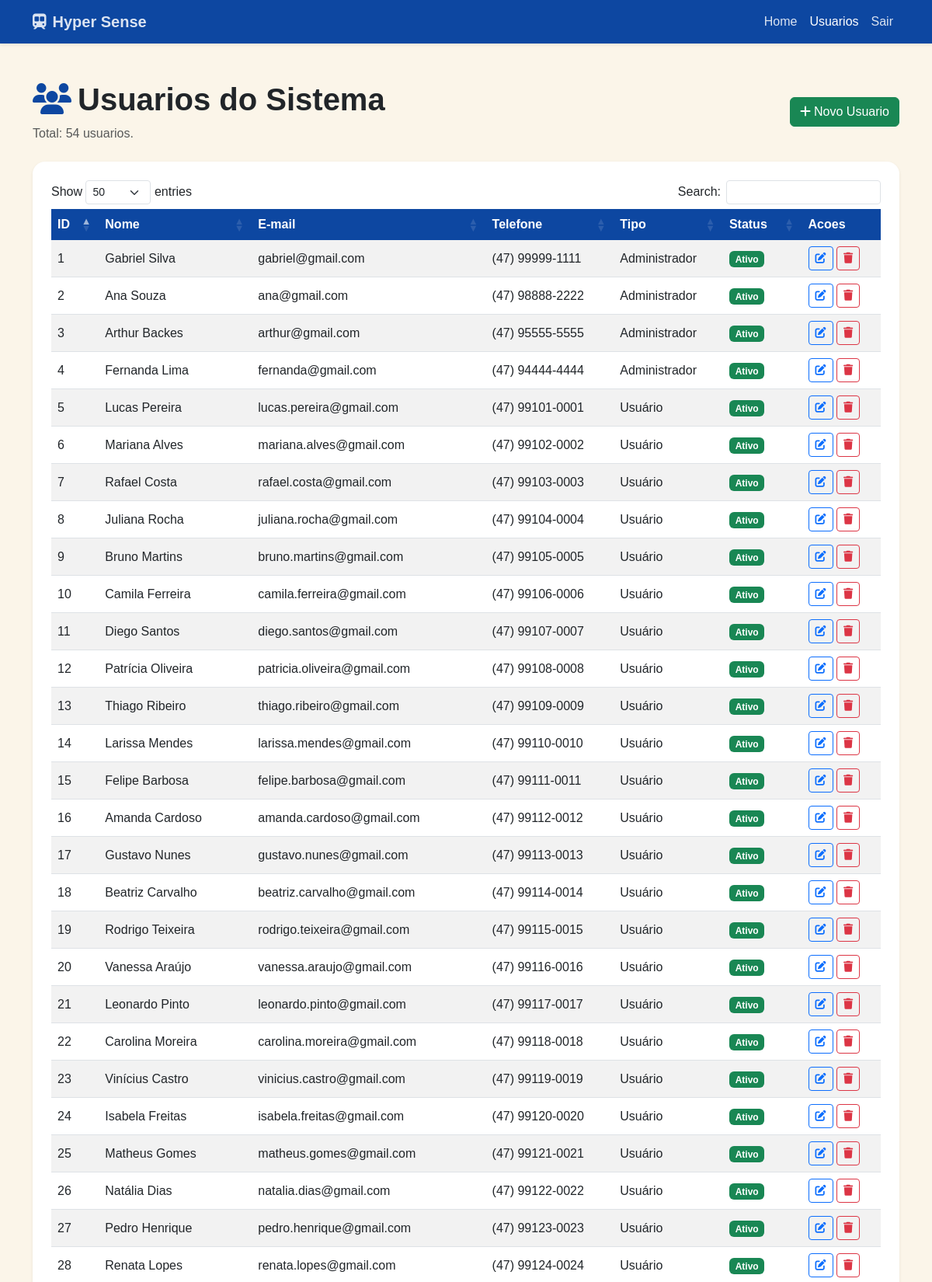
Page /Tela/usuario.php?erro=id_invalido (signed in, upper part) on the committed database.
### tables this page shows
CREATE TABLE IF NOT EXISTS usuarios (
    id INT AUTO_INCREMENT PRIMARY KEY,
    nome VARCHAR(150) NOT NULL,
    email VARCHAR(150) NOT NULL,
    telefone VARCHAR(30) NULL,
    tipo VARCHAR(50) NOT NULL DEFAULT 'Usuario',
    status VARCHAR(20) NOT NULL DEFAULT 'Ativo',
    senha VARCHAR(255) NULL,
    criado_em DATETIME NOT NULL DEFAULT CURRENT_TIMESTAMP,
    ultimo_acesso DATETIME NULL,
    deleted_at DATETIME NULL DEFAULT NULL,
    UNIQUE KEY uk_usuarios_email (email)
);

### Tela/usuario.php (the view, shortened to what this page needs)
<?php
require_once "../infra/conexao.php";
$resultado = $conexao->query("SELECT id, nome, email, telefone, tipo, status FROM usuarios WHERE deleted_at IS NULL ORDER BY id ASC");
$usuarios = [];
if ($resultado) {
    while ($u = $resultado->fetch_assoc()) {
        $usuarios[] = $u;
    }
}
$totalUsuarios = count($usuarios);
$paginaAtual = basename($_SERVER["PHP_SELF"]);
if (!function_exists('isAtiva')) {
    function isAtiva(string $pagina, string $paginaAtual): string
    {
        return $pagina === $paginaAtual ? "active" : "";
    }
}
?>
<!DOCTYPE html>
<html lang="pt-br">
<head>
    <link href="https://cdn.jsdelivr.net/npm/bootstrap@5.3.0/dist/css/bootstrap.min.css" rel="stylesheet">
    <link rel="stylesheet" href="https://cdnjs.cloudflare.com/ajax/libs/font-awesome/6.4.0/css/all.min.css">
    <link rel="stylesheet" href="https://cdn.datatables.net/1.13.4/css/dataTables.bootstrap5.min.css">
    <link rel="stylesheet" href="../Css/style.css">
</head>
<body>
    <nav class="navbar navbar-expand-lg navbar-dark navbar-hyper shadow-sm">
        <div class="container">
            <a class="navbar-brand fw-bold" href="index.php"><i class="fas fa-train-subway me-2"></i>Hyper Sense</a>
            <div class="navbar-nav ms-auto">
                <a class="nav-link <?= isAtiva('index.php', $paginaAtual) ?>" href="index.php">Home</a>
                <a class="nav-link <?= isAtiva('usuario.php', $paginaAtual) ?>" href="usuario.php">Usuarios</a>
                <a class="nav-link" href="logout.php">Sair</a>
            </div>
        </div>
    </nav>
    <div class="container my-5">
        <div class="d-flex justify-content-between align-items-center mb-4">
            <div>
                <h1 class="display-6 fw-semibold"><i class="fas fa-users text-primary me-2"></i>Usuarios do Sistema</h1>
                <p class="text-muted mb-0">Total: <span id="totalUsuariosSpan"><?= $totalUsuarios ?></span> usuarios.</p>
            </div>
            <?php if (($_SESSION['usuario_tipo'] ?? '') === 'Administrador'): ?>
                <a href="Cadastro.php" class="btn btn-success"><i class="fas fa-plus me-1"></i>Novo Usuario</a>
            <?php endif; ?>
        </div>
        <div class="card shadow-sm border-0 rounded-4">
            <div class="card-body p-4">
                <div class="table-responsive">
                    <table class="table table-hover table-striped align-middle" id="tabelaUsuarios">
                        <thead class="table-primary">
                            <tr>
                                <th>ID</th>
                                <th>Nome</th>
                                <th>E-mail</th>
                                <th>Telefone</th>
                                <th>Tipo</th>
                                <th>Status</th>
                                <th>Acoes</th>
                            </tr>
                        </thead>
                        <tbody>
                            <?php if (!$usuarios): ?>
                                <tr>
                                    <td colspan="7" class="text-center py-4 text-muted">Nenhum usuario cadastrado.</td>
                                </tr>
                            <?php else: ?>
                                <?php foreach ($usuarios as $u): ?>
                                    <tr>
                                        <td><?= (int)$u["id"] ?></td>
                                        <td><?= htmlspecialchars($u["nome"], ENT_QUOTES, "UTF-8") ?></td>
                                        <td><?= htmlspecialchars($u["email"], ENT_QUOTES, "UTF-8") ?></td>
                                        <td><?= htmlspecialchars($u["telefone"], ENT_QUOTES, "UTF-8") ?></td>
                                        <td><?= htmlspecialchars($u["tipo"], ENT_QUOTES, "UTF-8") ?></td>
                                        <td>
                                            <span class="badge <?= $u["status"] === "Ativo" ? "bg-success" : "bg-secondary" ?>">
                                                <?= htmlspecialchars($u["status"], ENT_QUOTES, "UTF-8") ?>
                                            </span>
                                        </td>
                                        <td>
                                            <?php if (($_SESSION['usuario_tipo'] ?? '') === 'Administrador'): ?>
                                                <a href="editar.php?id=<?= (int)$u["id"] ?>" class="btn btn-sm btn-outline-primary"><i class="fas fa-edit"></i></a>
                                                <a href="excluir.php?id=<?= (int)$u["id"] ?>" class="btn btn-sm btn-outline-danger"><i class="fas fa-trash"></i></a>
                                            <?php else: ?>
                                                <span class="text-muted">Visualizacao</span>
                                            <?php endif; ?>
                                        </td>
                                    </tr>
                                <?php endforeach; ?>
                            <?php endif; ?>
                        </tbody>
                    </table>
                </div>
            </div>
        </div>
    </div>
</body>
</html>

### Css/style.css (style rules this page uses)
:root { --hyper-azul: #1e88e5; --hyper-azul-escuro: #0d47a1; --hyper-fundo: #fbf5e9; }
html, body { background: var(--hyper-fundo); min-height: 100vh; }
body { font-family: Arial, Helvetica, sans-serif; }
.navbar-hyper { background: var(--hyper-azul-escuro) !important; }
.navbar-hyper .navbar-brand, .navbar-hyper .nav-link { font-family: 'Orbitron', Arial, sans-serif; color: rgba(255, 255, 255, 0.85); }
.navbar-hyper .nav-link.active, .navbar-hyper .nav-link:hover { color: #fff; }
.card { overflow: hidden; }
.table thead th { background: var(--hyper-azul-escuro); color: #fff; border: 0; white-space: nowrap; }
.table tbody td { vertical-align: middle; }
.text-primary { color: var(--hyper-azul-escuro) !important; }

### rows in the picture
usuarios: id "1", nome "Gabriel Silva", email "gabriel@gmail.com", telefone "(47) 99999-1111", tipo "Administrador", status "Ativo"
usuarios: id "2", nome "Ana Souza", email "ana@gmail.com", telefone "(47) 98888-2222", tipo "Administrador", status "Ativo"
usuarios: id "3", nome "Arthur Backes", email "arthur@gmail.com", telefone "(47) 95555-5555", tipo "Administrador", status "Ativo"
usuarios: id "4", nome "Fernanda Lima", email "fernanda@gmail.com", telefone "(47) 94444-4444", tipo "Administrador", status "Ativo"
usuarios: id "5", nome "Lucas Pereira", email "lucas.pereira@gmail.com", telefone "(47) 99101-0001", tipo "Usuário", status "Ativo"
usuarios: id "6", nome "Mariana Alves", email "mariana.alves@gmail.com", telefone "(47) 99102-0002", tipo "Usuário", status "Ativo"
usuarios: id "7", nome "Rafael Costa", email "rafael.costa@gmail.com", telefone "(47) 99103-0003", tipo "Usuário", status "Ativo"
usuarios: id "8", nome "Juliana Rocha", email "juliana.rocha@gmail.com", telefone "(47) 99104-0004", tipo "Usuário", status "Ativo"
usuarios: id "9", nome "Bruno Martins", email "bruno.martins@gmail.com", telefone "(47) 99105-0005", tipo "Usuário", status "Ativo"
usuarios: id "10", nome "Camila Ferreira", email "camila.ferreira@gmail.com", telefone "(47) 99106-0006", tipo "Usuário", status "Ativo"
usuarios: id "11", nome "Diego Santos", email "diego.santos@gmail.com", telefone "(47) 99107-0007", tipo "Usuário", status "Ativo"
usuarios: id "12", nome "Patrícia Oliveira", email "patricia.oliveira@gmail.com", telefone "(47) 99108-0008", tipo "Usuário", status "Ativo"
usuarios: id "13", nome "Thiago Ribeiro", email "thiago.ribeiro@gmail.com", telefone "(47) 99109-0009", tipo "Usuário", status "Ativo"
usuarios: id "14", nome "Larissa Mendes", email "larissa.mendes@gmail.com", telefone "(47) 99110-0010", tipo "Usuário", status "Ativo"
usuarios: id "15", nome "Felipe Barbosa", email "felipe.barbosa@gmail.com", telefone "(47) 99111-0011", tipo "Usuário", status "Ativo"
usuarios: id "16", nome "Amanda Cardoso", email "amanda.cardoso@gmail.com", telefone "(47) 99112-0012", tipo "Usuário", status "Ativo"
usuarios: id "17", nome "Gustavo Nunes", email "gustavo.nunes@gmail.com", telefone "(47) 99113-0013", tipo "Usuário", status "Ativo"
usuarios: id "18", nome "Beatriz Carvalho", email "beatriz.carvalho@gmail.com", telefone "(47) 99114-0014", tipo "Usuário", status "Ativo"
usuarios: id "19", nome "Rodrigo Teixeira", email "rodrigo.teixeira@gmail.com", telefone "(47) 99115-0015", tipo "Usuário", status "Ativo"
usuarios: id "20", nome "Vanessa Araújo", email "vanessa.araujo@gmail.com", telefone "(47) 99116-0016", tipo "Usuário", status "Ativo"
usuarios: id "21", nome "Leonardo Pinto", email "leonardo.pinto@gmail.com", telefone "(47) 99117-0017", tipo "Usuário", status "Ativo"
usuarios: id "22", nome "Carolina Moreira", email "carolina.moreira@gmail.com", telefone "(47) 99118-0018", tipo "Usuário", status "Ativo"
usuarios: id "23", nome "Vinícius Castro", email "vinicius.castro@gmail.com", telefone "(47) 99119-0019", tipo "Usuário", status "Ativo"
usuarios: id "24", nome "Isabela Freitas", email "isabela.freitas@gmail.com", telefone "(47) 99120-0020", tipo "Usuário", status "Ativo"
usuarios: id "25", nome "Matheus Gomes", email "matheus.gomes@gmail.com", telefone "(47) 99121-0021", tipo "Usuário", status "Ativo"
usuarios: id "26", nome "Natália Dias", email "natalia.dias@gmail.com", telefone "(47) 99122-0022", tipo "Usuário", status "Ativo"
usuarios: id "27", nome "Pedro Henrique", email "pedro.henrique@gmail.com", telefone "(47) 99123-0023", tipo "Usuário", status "Ativo"
usuarios: id "28", nome "Renata Lopes", email "renata.lopes@gmail.com", telefone "(47) 99124-0024", tipo "Usuário", status "Ativo"

### other values in the picture
$totalUsuarios "54"
